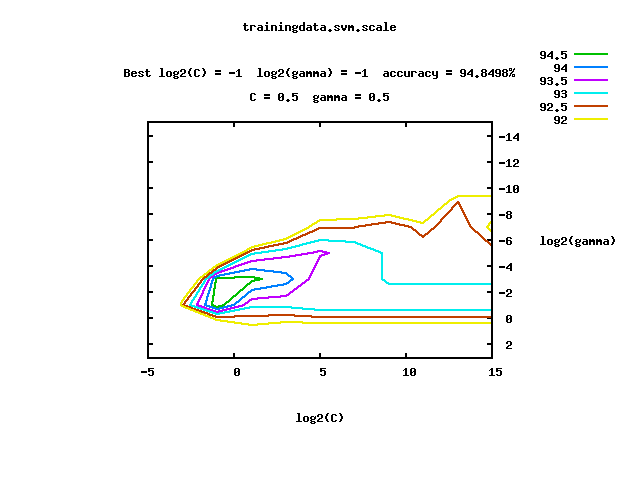
#> input picture src/grid_res_img_file.png, 640 x 480 px
$ python classify.py --path grid_res_img_file.png   (Python 2 division)
#> lines starting #> are read from the running program, lines starting #| are printed output that depends on the picture
### src/Extractor.py
from __future__ import division
import cv2
import LBP
from skimage.feature import hog
from sklearn.decomposition import PCA


class Extractor:
    def __init__(self):
        pass

    # [8 lines left out: function help, not called in this run]

# [13 lines of commented-out code are left out]

    def setImgPath(self, imgPath):
#> called with imgPath = 'grid_res_img_file.png'
        self.img = cv2.imread(imgPath)
#> self.img is the input picture: shape (480, 640, 3); mean B, G, R 247.2, 248.1, 247.6
        self.grayImg = cv2.imread(imgPath, 0)
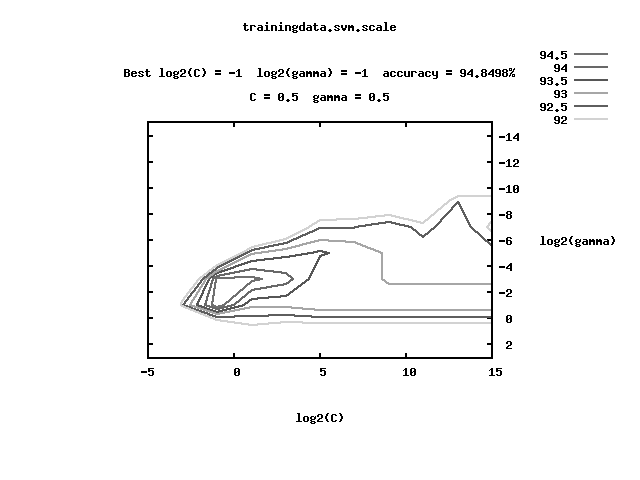
#> self.grayImg: shape (480, 640); min 0, max 255, mean 247.8
        self.path = imgPath
        #print imgPath
        #self.img = cv2.resize(self.img, (self.scale_Height, self.scale_Width))

    def extract_feature(self, label, feature_type, h_bins=16, s_bins=16):
        # retun valus is a string which is a feature vector with label
        fv = '%s ' % label
        index = 1

        if feature_type == 'hs':
            hsvImg = cv2.cvtColor(self.img,cv2.COLOR_BGR2HSV)
            h_hist = cv2.calcHist([hsvImg], [0], None, [h_bins], [0, 180])
            s_hist = cv2.calcHist([hsvImg], [1], None, [s_bins], [0, 255])

            #normalize histogram
            h_hist = [element/sum(h_hist) for element in h_hist]
            s_hist = [element/sum(s_hist) for element in s_hist]

            for eachBin in h_hist:
                fv = fv + '%d:%f ' % (index, eachBin)
                index = index + 1

            for eachBin in s_hist:
                fv = fv + '%d:%f ' % (index, eachBin)
                index = index + 1

        elif feature_type == 'lbp':
            lbp = LBP.LBP()
            print self.path
            lbp_hist = lbp.compute_LBP_hist(self.img)

            for eachBin in lbp_hist:
                fv = fv + '%d:%f ' % (index, eachBin)
                index = index + 1

        elif feature_type == 'hog':
            fd = hog(self.grayImg, orientations=8, pixels_per_cell=(16, 16),cells_per_block=(1, 1), visualise=False, normalise=True)
            #pca = PCA(n_components=200)
            #fd = pca.fit_transform(fd)

            for eachBin in fd:
                fv = fv + '%d:%f ' % (index, eachBin)
                index = index + 1

        elif feature_type == 'hog+hs':

            fd = hog(self.grayImg, orientations=8, pixels_per_cell=(16, 16),cells_per_block=(1, 1), visualise=False, normalise=True)
            pca = PCA(n_components=200)
            fd = pca.fit_transform(fd)

            hsvImg = cv2.cvtColor(self.img,cv2.COLOR_BGR2HSV)
            h_hist = cv2.calcHist([hsvImg], [0], None, [h_bins], [0,180])
            s_hist = cv2.calcHist([hsvImg], [1], None, [s_bins], [0,255])

            #normalize histogram
            h_hist = [element/sum(h_hist) for element in h_hist]
            s_hist = [element/sum(s_hist) for element in s_hist]

            for eachBin in fd:
                fv = fv + '%d:%f ' % (index, eachBin)
                index = index + 1

            for eachBin in h_hist:
                fv = fv + '%d:%f ' % (index, eachBin)
                index = index + 1

            for eachBin in s_hist:
                fv = fv + '%d:%f ' % (index, eachBin)
                index = index + 1


        elif feature_type == 'lbp+hs':
            hsvImg = cv2.cvtColor(self.img,cv2.COLOR_BGR2HSV)
            h_hist = cv2.calcHist([hsvImg], [0], None, [h_bins], [0,180])
            s_hist = cv2.calcHist([hsvImg], [1], None, [s_bins], [0,255])

            #normalize histogram
            h_hist = [element/sum(h_hist) for element in h_hist]
            s_hist = [element/sum(s_hist) for element in s_hist]

            lbp = LBP.LBP()
            lbp_hist = lbp.compute_LBP_hist(self.img)
            lbp_hist = [element/sum(lbp_hist) for element in lbp_hist]

            for eachBin in lbp_hist:
                fv = fv + '%d:%f ' % (index, eachBin)
                index = index + 1

            for eachBin in h_hist:
                fv = fv + '%d:%f ' % (index, eachBin)
                index = index + 1

            for eachBin in s_hist:
                fv = fv + '%d:%f ' % (index, eachBin)
                index = index + 1

        elif feature_type == 'hog+lbp':

            fd = hog(self.grayImg, orientations=8, pixels_per_cell=(16, 16),cells_per_block=(1, 1), visualise=False, normalise=True)
            pca = PCA(n_components=200)
            fd = pca.fit_transform(fd)

            lbp = LBP.LBP()
            lbp_hist = lbp.compute_LBP_hist(self.img)
            lbp_hist = [element/sum(lbp_hist) for element in lbp_hist]

            for eachBin in fd:
                fv = fv + '%d:%f ' % (index, eachBin)
                index = index + 1

            for eachBin in lbp_hist:
                fv = fv + '%d:%f ' % (index, eachBin)
                index = index + 1

        elif feature_type == 'lbp+hog+hs':

            fd = hog(self.grayImg, orientations=8, pixels_per_cell=(16, 16),cells_per_block=(1, 1), visualise=False, normalise=True)
            pca = PCA(n_components=200)
            fd = pca.fit_transform(fd)

            lbp = LBP.LBP()
            lbp_hist = lbp.compute_LBP_hist(self.img)
            lbp_hist = [element/sum(lbp_hist) for element in lbp_hist]

            hsvImg = cv2.cvtColor(self.img,cv2.COLOR_BGR2HSV)
            h_hist = cv2.calcHist([hsvImg], [0], None, [h_bins], [0,180])
            s_hist = cv2.calcHist([hsvImg], [1], None, [s_bins], [0,255])

            #normalize histogram
            h_hist = [element/sum(h_hist) for element in h_hist]
            s_hist = [element/sum(s_hist) for element in s_hist]

            for eachBin in fd:
                fv = fv + '%d:%f ' % (index, eachBin)
                index = index + 1

            for eachBin in lbp_hist:
                fv = fv + '%d:%f ' % (index, eachBin)
                index = index + 1


            for eachBin in h_hist:
                fv = fv + '%d:%f ' % (index, eachBin)
                index = index + 1

            for eachBin in s_hist:
                fv = fv + '%d:%f ' % (index, eachBin)
                index = index + 1

        return fv

### src/classify.py
from Extractor import *
import libsvm
import argparse

class classifier:
    def __init__(self):
        self.extractor = Extractor()
        self.fv = None
        self.target_type = None

    def setImgPath(self, imgPath):
        self.extractor.setImgPath(imgPath)

    def getHelmetFeature(self):
        fv = self.extractor.extract_feature('','hs+lbp',h_bins=8,s_bins=48)
        fv = fv.strip()
        return fv

    def getVestFeature(self):
        fv = self.extractor.extract_feature('','lbp+hs',h_bins=128,s_bins=32)
        fv = fv.strip()
        return fv

    def outputFeatureFile(self):
        fv_data = open('testingdata.svm', 'w')
        fv_data.write(self.fv)
        fv_data.close()

    def setTargetType(self,target_type):
        self.target_type = target_type

    def getResult(self):

        if self.target_type == 'helmet':
            self.fv = self.getHelmetFeature()
        else:
            self.fv = self.getVestFeature()

        self.outputFeatureFile()

        if self.target_type == 'helmet':
            test_result = libsvm.test('./testingdata.svm', './svm_model/helmet_data_8_48_lbp.model')
        else:
            test_result = libsvm.test('./testingdata.svm', './trainingdata.svm.model')

        return test_result

def parse_arguments():
    parser = argparse.ArgumentParser()
    parser.add_argument("-s", "--string", help="echo", default="Hello world")
    parser.add_argument("-p", "--path", help="image path of svm", \
                        default="./out/hat/frame117_hat.jpg")
    parser.add_argument("-t", "--target_type", help="type of svm model",\
                       default="helmet")
    args = parser.parse_args()
    return args

if __name__=='__main__':
    args = parse_arguments()
    imgPath = args.path
    target_type = args.target_type
    classifier = classifier()
    #imgPath = '/Users/owlran1088/Desktop/fog_0176.jpg'
    classifier.setImgPath(imgPath)
    classifier.setTargetType(target_type)

    if target_type == 'helmet':
        classifier.fv = classifier.getHelmetFeature()
    else:
        classifier.fv = classifier.getVestFeature()

    classifier.outputFeatureFile()
    test_result = classifier.getResult()
#> (the run stopped early here; a loop or call above may not have finished)
